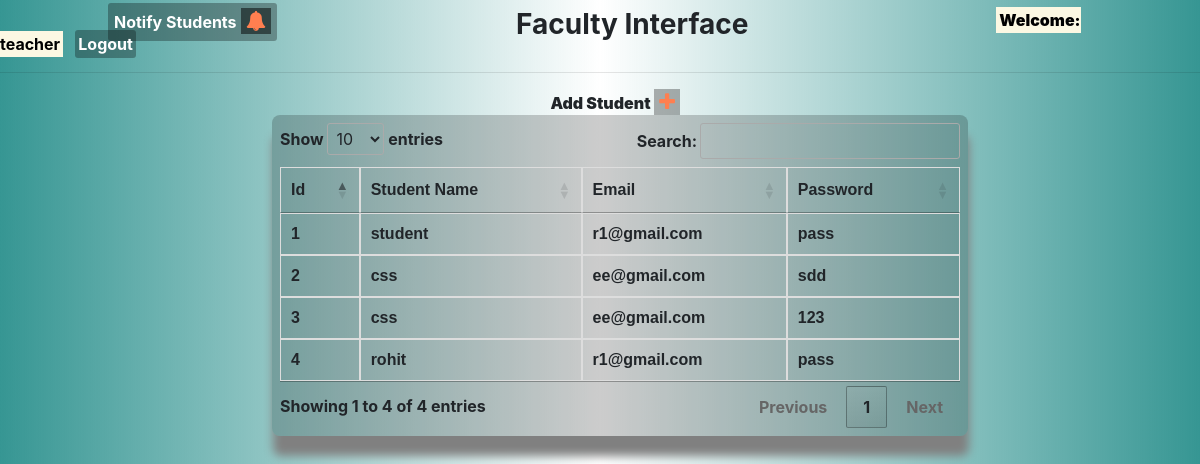
Page /teacher_home.php (signed in) on the committed database.
### tables this page shows
CREATE TABLE `student` (
  `id` int(30) NOT NULL,
  `name` varchar(50) NOT NULL,
  `email` varchar(50) NOT NULL,
  `password` varchar(50) NOT NULL
);

### teacher_home.php (the view, shortened to what this page needs)
<!DOCTYPE html>
<html>
<head>
	<link rel="stylesheet" href="https://maxcdn.bootstrapcdn.com/bootstrap/4.3.1/css/bootstrap.min.css">
	<link rel="stylesheet" type="text/css" href="https://cdn.datatables.net/1.10.20/css/jquery.dataTables.css">
	<link rel="stylesheet" href="https://cdnjs.cloudflare.com/ajax/libs/font-awesome/4.7.0/css/font-awesome.min.css">
</head>
<body>
	<?php
	echo "<span style='position:absolute; margin-left:9%;'>";
	echo "<a id='notify'  data-toggle='modal' data-target='#myModalnotify'><b>Notify Students</b>  <i class='fa fa-bell' aria-hidden='true' style='color: coral; font-size: 20px;  background-color: rgba(0,0,0,0.5); padding: 3px 5px;'></i></a>";
	echo "</span>";
	echo "	<center><h3><b><span style='position:absolute; margin-left:-7%;'>Faculty Interface</span?</b></h3></center>";
	echo "<span style='position:; margin-left: 83%; '>";
	echo "<mark><b>Welcome: </b>" .$_SESSION["user"]."</mark>";
	echo "</span>";
	echo "<span style='position:relative; margin-left: 1%;'>";
	echo "<a href='logout.php' id='dest'>Logout</a>";
	echo "</span>";
	?>
	<hr>
	<ul>
		<li style="list-style: none;  margin-left: 44%;">
			<a  data-toggle="modal" data-target="#myModalstudent">
				<b>Add Student</b> <i class="fa fa-plus" aria-hidden="true" style="color: coral; font-size: 20px;  background-color: rgba(0,0,0,0.3); padding: 3px 5px;"></i>
			</a></li>
		<?php $conn=mysqli_connect("localhost","root","Toor@123","Msystem");
		$sql="select id, name, email, password from student";
		$result=mysqli_query($conn,$sql);
		?>
		<center>		<div style="width: 60%; padding: 8px; background-color:rgba(0,0,0,0.2); border-radius: 8px; box-shadow:1px 20px 10px grey;">
			<table id="myTablestudent">
				<thead>
					<tr>
						<th>Id</th>
						<th>Student Name</th>
						<th>Email</th>
						<th>Password</th>
					</tr>
				</thead>
				<tbody>
					<?php
					foreach ($result as $row)
					{
						?>
						<tr>
							<td><?php echo $row['id']?></td>
							<td><?php echo $row['name']?></td>
							<td><?php echo $row['email']?></td>
							<td><?php echo $row['password']?></td>
							<?php
						}
						?>
					</tbody>
				</table>
			</div>
		</center>
	</body>
	</html>

### teacher_home.php (style rules this page uses)
body { background: linear-gradient(to right,#369693,transparent,#369693); }
#dest { text-decoration: none; background-color: rgba(0,0,0,0.3); padding: 4px 3px; border-radius: 3px; color: white; font-style: bolder; }
#notify { text-decoration: none; background-color: rgba(0,0,0,0.3); padding: 9px 6px; border-radius: 3px; color: white; font-style: bolder; }
table { font-family: arial, sans-serif; border-collapse: collapse; width: 100%; }
td, th { border: 1px solid #dddddd; text-align: left; padding: 8px; }
tr:nth-child(even) { background-color: #dddddd; }

### rows in the picture
student: id "1", name "student", email "r1@gmail.com", password "pass"
student: id "2", name "css", email "ee@gmail.com", password "sdd"
student: id "3", name "css", email "ee@gmail.com", password "123"
student: id "4", name "rohit", email "r1@gmail.com", password "pass"

### other values in the picture
$_SESSION["user"] "teacher"
